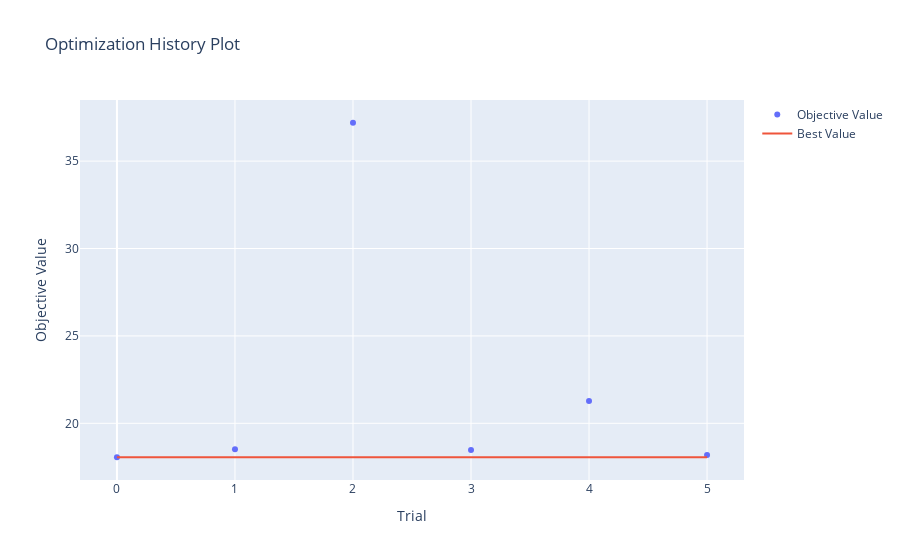

Notebook code cell kept with this figure:
### Code cell
plot_optimization_history(study)

### Figure 1 — Plotly figure (JSON) as saved in the notebook; plotly's stock layout.template omitted (floating-point values rounded to 4 significant figures)
{"data": [{"mode": "markers", "name": "Objective Value", "type": "scatter", "x": [0, 1, 2, 3, 4, 5], "y": [18.06, 18.52, 37.19, 18.48, 21.28, 18.19]}, {"mode": "lines", "name": "Best Value", "type": "scatter", "x": [0, 1, 2, 3, 4, 5], "y": [18.06, 18.06, 18.06, 18.06, 18.06, 18.06]}, {"marker": {"color": "#cccccc"}, "mode": "markers", "name": "Infeasible Trial", "showlegend": false, "type": "scatter", "x": [], "y": []}], "layout": {"title": {"text": "Optimization History Plot"}, "xaxis": {"title": {"text": "Trial"}}, "yaxis": {"title": {"text": "Objective Value"}}}}
